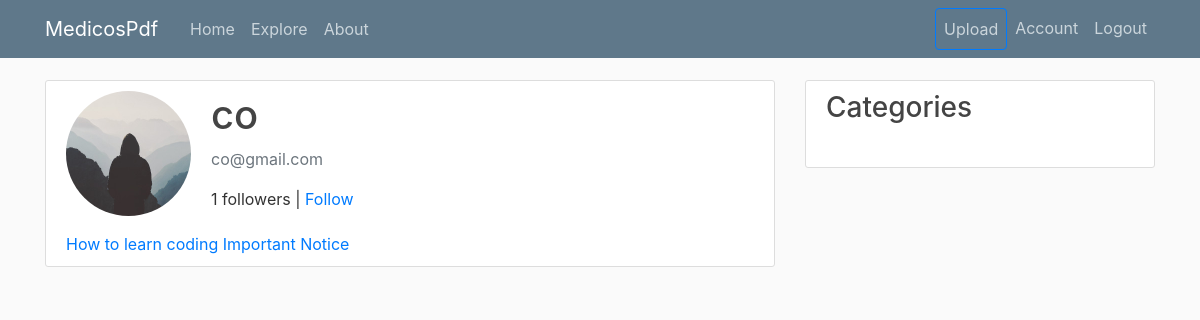
/account/co (signed in), run on the app's committed database.
### medicospdf/models.py (models this page shows, shortened)
class User(db.Model, UserMixin):
    id = db.Column(db.Integer, primary_key=True)
    username = db.Column(db.String(20), unique=True, nullable=False)
    email = db.Column(db.String(120), unique=True, nullable=False)
    image_file = db.Column(db.String(20), nullable=False, default='default.jpg')
    password = db.Column(db.String(60), nullable=False)
    is_admin = db.Column(db.Boolean, default = False)
    posts = db.relationship('Post', backref='author', lazy=True)
    slides = db.relationship('Slide', backref = 'author', lazy = True)
    liked = db.relationship('SlideLike', foreign_keys = 'SlideLike.user_id',
        backref = 'author', lazy = True)
    comments = db.relationship('Comment', backref = 'author', lazy = True)
    categories = db.relationship('Category', backref = 'author', lazy = True)
    followed = db.relationship('User', secondary = followers,
                                primaryjoin = (followers.c.follower_id == id),
                                secondaryjoin = (followers.c.followed_id == id),
                                backref = db.backref('followers', lazy = 'dynamic'),
                                lazy = 'dynamic')
    def is_following(self, user):
        return self.followed.filter(followers.c.followed_id == user.id).count() > 0

class Slide(db.Model):
    __searchable__  = ['title', 'description']
    id = db.Column(db.Integer, primary_key = True)
    title = db.Column(db.String(200), nullable = False)
    description = db.Column(db.Text, nullable = False)
    file = db.Column(db.String(1000), nullable = False)
    date_posted = db.Column(db.DateTime, nullable=False, default=datetime.utcnow)
    user_id = db.Column(db.Integer, db.ForeignKey('user.id'), nullable = False)
    likes = db.relationship('SlideLike', backref = 'slide', lazy = True)
    comments = db.relationship('Comment', backref = 'slide', lazy = True)
    category_id = db.Column(db.Integer, db.ForeignKey('category.id'), nullable = True)

### medicospdf/routes.py (the view)
@app.route('/account/<username>')
@login_required
def account(username):
    user = User.query.filter_by(username = username).first()
    if user is None:
        flash('User %s is not found.', username)
        return redirect(url_for('home'))
    slides = user.slides
    return render_template('account.html', user = user, slides = slides, title = 'Account')

### medicospdf/models.py (called while the page is built)
@login_manager.user_loader
def load_user(user_id):
    return User.query.get(int(user_id))

### medicospdf/templates/account.html
{% extends 'layout.html' %}
{% block content %}
	<div class="content-section">
	  	<div class="media">
	        <img class="rounded-circle account-img" src="{{ url_for('static', filename = 'profile_pics/' + user.image_file) }}">
	        <div class="media-body">
		        <h2 class="account-heading">{{ user.username }}</h2>
		        <p class="text-secondary">{{ user.email }}</p>
				<p>{{ user.followers.count() }} followers |
					{% if user == current_user %}
						<a href="#">Edit your profile</a>
					{% elif not current_user.is_following(user) %}
						<a href="{{ url_for('follow', username = user.username) }}">Follow</a>
					{% else %}
						<a href="{{ url_for('unfollow', username = user.username) }}">Unfollow</a>
					{% endif %}
				</p>
	        </div>
	  	</div>
	  	<div>
	  		{% for slide in slides %}
	  			<a href="{{ url_for('slide', slide_id = slide.id) }}">{{ slide.title }}</a>
	  		{% endfor %}
	  	</div>
	</div>
{% endblock %}

### medicospdf/static/main.css (style rules this page uses)
body { background: #fafafa; color: #333333; margin-top: 5rem; }
h1, h2, h3, h4, h5, h6 { color: #444444; }
.content-section { background: #ffffff; padding: 10px 20px; border: 1px solid #dddddd; border-radius: 3px; margin-bottom: 20px; }
.account-img { height: 125px; width: 125px; margin-right: 20px; margin-bottom: 16px; }
.account-heading { font-size: 2.5rem; }

### data on the page
User: image_file (placeholder picture), username "co", email "co@gmail.com"
Slide: title "How to learn coding"
Slide: title "Important Notice"

### other printed values
{{ user.followers.count() }} "1"
